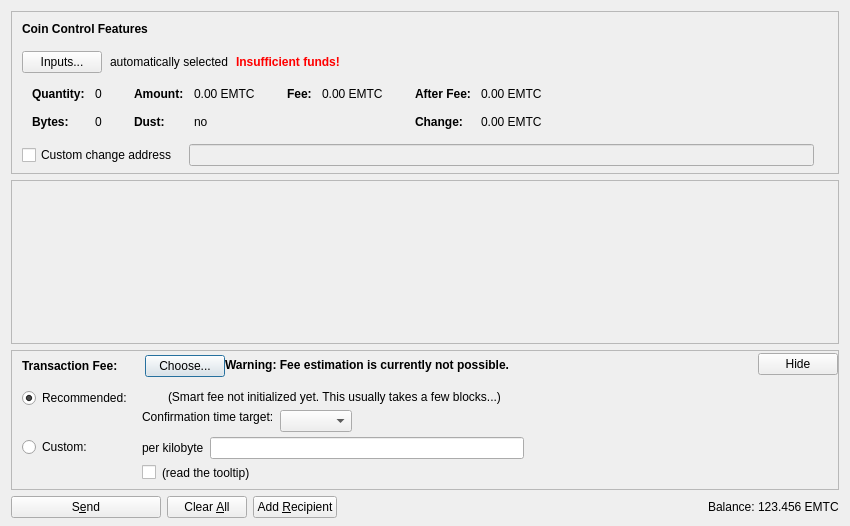
<?xml version="1.0" encoding="UTF-8"?>
<ui version="4.0">
 <class>SendCoinsDialog</class>
 <widget class="QDialog" name="SendCoinsDialog">
  <property name="geometry">
   <rect>
    <x>0</x>
    <y>0</y>
    <width>850</width>
    <height>526</height>
   </rect>
  </property>
  <property name="windowTitle">
   <string>Send Coins</string>
  </property>
  <layout class="QVBoxLayout" name="verticalLayout" stretch="0,1,0,0">
   <property name="bottomMargin">
    <number>8</number>
   </property>
   <item>
    <widget class="QFrame" name="frameCoinControl">
     <property name="sizePolicy">
      <sizepolicy hsizetype="Expanding" vsizetype="Expanding">
       <horstretch>0</horstretch>
       <verstretch>0</verstretch>
      </sizepolicy>
     </property>
     <property name="maximumSize">
      <size>
       <width>16777215</width>
       <height>16777215</height>
      </size>
     </property>
     <property name="frameShape">
      <enum>QFrame::StyledPanel</enum>
     </property>
     <property name="frameShadow">
      <enum>QFrame::Sunken</enum>
     </property>
     <layout class="QVBoxLayout" name="verticalLayoutCoinControl2">
      <property name="spacing">
       <number>0</number>
      </property>
      <property name="leftMargin">
       <number>0</number>
      </property>
      <property name="topMargin">
       <number>0</number>
      </property>
      <property name="rightMargin">
       <number>0</number>
      </property>
      <property name="bottomMargin">
       <number>6</number>
      </property>
      <item>
       <layout class="QVBoxLayout" name="verticalLayoutCoinControl" stretch="0,0,0,0,1">
        <property name="spacing">
         <number>0</number>
        </property>
        <property name="leftMargin">
         <number>10</number>
        </property>
        <property name="topMargin">
         <number>10</number>
        </property>
        <item>
         <layout class="QHBoxLayout" name="horizontalLayoutCoinControl1">
          <property name="bottomMargin">
           <number>15</number>
          </property>
          <item>
           <widget class="QLabel" name="labelCoinControlFeatures">
            <property name="sizePolicy">
             <sizepolicy hsizetype="Preferred" vsizetype="Maximum">
              <horstretch>0</horstretch>
              <verstretch>0</verstretch>
             </sizepolicy>
            </property>
            <property name="font">
             <font>
              <weight>75</weight>
              <bold>true</bold>
             </font>
            </property>
            <property name="styleSheet">
             <string notr="true">font-weight:bold;</string>
            </property>
            <property name="text">
             <string>Coin Control Features</string>
            </property>
           </widget>
          </item>
         </layout>
        </item>
        <item>
         <layout class="QHBoxLayout" name="horizontalLayoutCoinControl2" stretch="0,0,0,0">
          <property name="spacing">
           <number>8</number>
          </property>
          <property name="bottomMargin">
           <number>10</number>
          </property>
          <item>
           <widget class="QPushButton" name="pushButtonCoinControl">
            <property name="styleSheet">
             <string notr="true"/>
            </property>
            <property name="text">
             <string>Inputs...</string>
            </property>
            <property name="autoDefault">
             <bool>false</bool>
            </property>
           </widget>
          </item>
          <item>
           <widget class="QLabel" name="labelCoinControlAutomaticallySelected">
            <property name="text">
             <string>automatically selected</string>
            </property>
            <property name="margin">
             <number>5</number>
            </property>
           </widget>
          </item>
          <item>
           <widget class="QLabel" name="labelCoinControlInsuffFunds">
            <property name="font">
             <font>
              <weight>75</weight>
              <bold>true</bold>
             </font>
            </property>
            <property name="styleSheet">
             <string notr="true">color:red;font-weight:bold;</string>
            </property>
            <property name="text">
             <string>Insufficient funds!</string>
            </property>
            <property name="margin">
             <number>5</number>
            </property>
           </widget>
          </item>
          <item>
           <spacer name="horizontalSpacerCoinControl">
            <property name="orientation">
             <enum>Qt::Horizontal</enum>
            </property>
            <property name="sizeHint" stdset="0">
             <size>
              <width>40</width>
              <height>1</height>
             </size>
            </property>
           </spacer>
          </item>
         </layout>
        </item>
        <item>
         <widget class="QWidget" name="widgetCoinControl" native="true">
          <property name="sizePolicy">
           <sizepolicy hsizetype="Preferred" vsizetype="Preferred">
            <horstretch>0</horstretch>
            <verstretch>0</verstretch>
           </sizepolicy>
          </property>
          <property name="minimumSize">
           <size>
            <width>0</width>
            <height>0</height>
           </size>
          </property>
          <property name="styleSheet">
           <string notr="true"/>
          </property>
          <layout class="QHBoxLayout" name="horizontalLayoutCoinControl5">
           <property name="leftMargin">
            <number>0</number>
           </property>
           <property name="topMargin">
            <number>0</number>
           </property>
           <property name="rightMargin">
            <number>0</number>
           </property>
           <property name="bottomMargin">
            <number>0</number>
           </property>
           <item>
            <layout class="QHBoxLayout" name="horizontalLayoutCoinControl3" stretch="0,0,0,1">
             <property name="spacing">
              <number>20</number>
             </property>
             <property name="topMargin">
              <number>0</number>
             </property>
             <property name="bottomMargin">
              <number>10</number>
             </property>
             <item>
              <layout class="QFormLayout" name="formLayoutCoinControl1">
               <property name="horizontalSpacing">
                <number>10</number>
               </property>
               <property name="verticalSpacing">
                <number>14</number>
               </property>
               <property name="leftMargin">
                <number>10</number>
               </property>
               <property name="topMargin">
                <number>4</number>
               </property>
               <property name="rightMargin">
                <number>6</number>
               </property>
               <item row="0" column="0">
                <widget class="QLabel" name="labelCoinControlQuantityText">
                 <property name="font">
                  <font>
                   <weight>75</weight>
                   <bold>true</bold>
                  </font>
                 </property>
                 <property name="text">
                  <string>Quantity:</string>
                 </property>
                 <property name="margin">
                  <number>0</number>
                 </property>
                </widget>
               </item>
               <item row="0" column="1">
                <widget class="QLabel" name="labelCoinControlQuantity">
                 <property name="cursor">
                  <cursorShape>IBeamCursor</cursorShape>
                 </property>
                 <property name="contextMenuPolicy">
                  <enum>Qt::ActionsContextMenu</enum>
                 </property>
                 <property name="text">
                  <string notr="true">0</string>
                 </property>
                 <property name="margin">
                  <number>0</number>
                 </property>
                 <property name="textInteractionFlags">
                  <set>Qt::LinksAccessibleByMouse|Qt::TextSelectableByKeyboard|Qt::TextSelectableByMouse</set>
                 </property>
                </widget>
               </item>
               <item row="1" column="0">
                <widget class="QLabel" name="labelCoinControlBytesText">
                 <property name="font">
                  <font>
                   <weight>75</weight>
                   <bold>true</bold>
                  </font>
                 </property>
                 <property name="text">
                  <string>Bytes:</string>
                 </property>
                </widget>
               </item>
               <item row="1" column="1">
                <widget class="QLabel" name="labelCoinControlBytes">
                 <property name="cursor">
                  <cursorShape>IBeamCursor</cursorShape>
                 </property>
                 <property name="contextMenuPolicy">
                  <enum>Qt::ActionsContextMenu</enum>
                 </property>
                 <property name="text">
                  <string notr="true">0</string>
                 </property>
                 <property name="textInteractionFlags">
                  <set>Qt::LinksAccessibleByMouse|Qt::TextSelectableByKeyboard|Qt::TextSelectableByMouse</set>
                 </property>
                </widget>
               </item>
              </layout>
             </item>
             <item>
              <layout class="QFormLayout" name="formLayoutCoinControl2">
               <property name="horizontalSpacing">
                <number>10</number>
               </property>
               <property name="verticalSpacing">
                <number>14</number>
               </property>
               <property name="leftMargin">
                <number>6</number>
               </property>
               <property name="topMargin">
                <number>4</number>
               </property>
               <property name="rightMargin">
                <number>6</number>
               </property>
               <item row="0" column="0">
                <widget class="QLabel" name="labelCoinControlAmountText">
                 <property name="font">
                  <font>
                   <weight>75</weight>
                   <bold>true</bold>
                  </font>
                 </property>
                 <property name="text">
                  <string>Amount:</string>
                 </property>
                 <property name="margin">
                  <number>0</number>
                 </property>
                </widget>
               </item>
               <item row="0" column="1">
                <widget class="QLabel" name="labelCoinControlAmount">
                 <property name="cursor">
                  <cursorShape>IBeamCursor</cursorShape>
                 </property>
                 <property name="contextMenuPolicy">
                  <enum>Qt::ActionsContextMenu</enum>
                 </property>
                 <property name="text">
                  <string notr="true">0.00 EMTC</string>
                 </property>
                 <property name="textInteractionFlags">
                  <set>Qt::LinksAccessibleByMouse|Qt::TextSelectableByKeyboard|Qt::TextSelectableByMouse</set>
                 </property>
                </widget>
               </item>
               <item row="1" column="0">
                <widget class="QLabel" name="labelCoinControlLowOutputText">
                 <property name="font">
                  <font>
                   <weight>75</weight>
                   <bold>true</bold>
                  </font>
                 </property>
                 <property name="text">
                  <string>Dust:</string>
                 </property>
                </widget>
               </item>
               <item row="1" column="1">
                <widget class="QLabel" name="labelCoinControlLowOutput">
                 <property name="cursor">
                  <cursorShape>IBeamCursor</cursorShape>
                 </property>
                 <property name="contextMenuPolicy">
                  <enum>Qt::ActionsContextMenu</enum>
                 </property>
                 <property name="text">
                  <string notr="true">no</string>
                 </property>
                 <property name="textInteractionFlags">
                  <set>Qt::LinksAccessibleByMouse|Qt::TextSelectableByKeyboard|Qt::TextSelectableByMouse</set>
                 </property>
                </widget>
               </item>
              </layout>
             </item>
             <item>
              <layout class="QFormLayout" name="formLayoutCoinControl3">
               <property name="horizontalSpacing">
                <number>10</number>
               </property>
               <property name="verticalSpacing">
                <number>14</number>
               </property>
               <property name="leftMargin">
                <number>6</number>
               </property>
               <property name="topMargin">
                <number>4</number>
               </property>
               <property name="rightMargin">
                <number>6</number>
               </property>
               <item row="0" column="0">
                <widget class="QLabel" name="labelCoinControlFeeText">
                 <property name="font">
                  <font>
                   <weight>75</weight>
                   <bold>true</bold>
                  </font>
                 </property>
                 <property name="text">
                  <string>Fee:</string>
                 </property>
                 <property name="margin">
                  <number>0</number>
                 </property>
                </widget>
               </item>
               <item row="0" column="1">
                <widget class="QLabel" name="labelCoinControlFee">
                 <property name="cursor">
                  <cursorShape>IBeamCursor</cursorShape>
                 </property>
                 <property name="contextMenuPolicy">
                  <enum>Qt::ActionsContextMenu</enum>
                 </property>
                 <property name="text">
                  <string notr="true">0.00 EMTC</string>
                 </property>
                 <property name="textInteractionFlags">
                  <set>Qt::LinksAccessibleByMouse|Qt::TextSelectableByKeyboard|Qt::TextSelectableByMouse</set>
                 </property>
                </widget>
               </item>
              </layout>
             </item>
             <item>
              <layout class="QFormLayout" name="formLayoutCoinControl4">
               <property name="horizontalSpacing">
                <number>10</number>
               </property>
               <property name="verticalSpacing">
                <number>14</number>
               </property>
               <property name="leftMargin">
                <number>6</number>
               </property>
               <property name="topMargin">
                <number>4</number>
               </property>
               <property name="rightMargin">
                <number>6</number>
               </property>
               <item row="0" column="0">
                <widget class="QLabel" name="labelCoinControlAfterFeeText">
                 <property name="font">
                  <font>
                   <weight>75</weight>
                   <bold>true</bold>
                  </font>
                 </property>
                 <property name="text">
                  <string>After Fee:</string>
                 </property>
                 <property name="margin">
                  <number>0</number>
                 </property>
                </widget>
               </item>
               <item row="0" column="1">
                <widget class="QLabel" name="labelCoinControlAfterFee">
                 <property name="cursor">
                  <cursorShape>IBeamCursor</cursorShape>
                 </property>
                 <property name="contextMenuPolicy">
                  <enum>Qt::ActionsContextMenu</enum>
                 </property>
                 <property name="text">
                  <string notr="true">0.00 EMTC</string>
                 </property>
                 <property name="textInteractionFlags">
                  <set>Qt::LinksAccessibleByMouse|Qt::TextSelectableByKeyboard|Qt::TextSelectableByMouse</set>
                 </property>
                </widget>
               </item>
               <item row="1" column="0">
                <widget class="QLabel" name="labelCoinControlChangeText">
                 <property name="font">
                  <font>
                   <weight>75</weight>
                   <bold>true</bold>
                  </font>
                 </property>
                 <property name="text">
                  <string>Change:</string>
                 </property>
                </widget>
               </item>
               <item row="1" column="1">
                <widget class="QLabel" name="labelCoinControlChange">
                 <property name="cursor">
                  <cursorShape>IBeamCursor</cursorShape>
                 </property>
                 <property name="contextMenuPolicy">
                  <enum>Qt::ActionsContextMenu</enum>
                 </property>
                 <property name="text">
                  <string notr="true">0.00 EMTC</string>
                 </property>
                 <property name="textInteractionFlags">
                  <set>Qt::LinksAccessibleByMouse|Qt::TextSelectableByKeyboard|Qt::TextSelectableByMouse</set>
                 </property>
                </widget>
               </item>
              </layout>
             </item>
            </layout>
           </item>
          </layout>
         </widget>
        </item>
        <item>
         <layout class="QHBoxLayout" name="horizontalLayoutCoinControl4" stretch="0,0,0">
          <property name="spacing">
           <number>12</number>
          </property>
          <property name="sizeConstraint">
           <enum>QLayout::SetDefaultConstraint</enum>
          </property>
          <property name="topMargin">
           <number>5</number>
          </property>
          <property name="rightMargin">
           <number>5</number>
          </property>
          <item>
           <widget class="QCheckBox" name="checkBoxCoinControlChange">
            <property name="toolTip">
             <string>If this is activated, but the change address is empty or invalid, change will be sent to a newly generated address.</string>
            </property>
            <property name="text">
             <string>Custom change address</string>
            </property>
           </widget>
          </item>
          <item>
           <widget class="QValidatedLineEdit" name="lineEditCoinControlChange">
            <property name="enabled">
             <bool>false</bool>
            </property>
            <property name="sizePolicy">
             <sizepolicy hsizetype="Expanding" vsizetype="Fixed">
              <horstretch>0</horstretch>
              <verstretch>0</verstretch>
             </sizepolicy>
            </property>
           </widget>
          </item>
          <item>
           <widget class="QLabel" name="labelCoinControlChangeLabel">
            <property name="sizePolicy">
             <sizepolicy hsizetype="Preferred" vsizetype="Expanding">
              <horstretch>0</horstretch>
              <verstretch>0</verstretch>
             </sizepolicy>
            </property>
            <property name="minimumSize">
             <size>
              <width>0</width>
              <height>0</height>
             </size>
            </property>
            <property name="text">
             <string/>
            </property>
            <property name="margin">
             <number>3</number>
            </property>
           </widget>
          </item>
         </layout>
        </item>
        <item>
         <spacer name="verticalSpacerCoinControl">
          <property name="orientation">
           <enum>Qt::Vertical</enum>
          </property>
          <property name="sizeHint" stdset="0">
           <size>
            <width>800</width>
            <height>1</height>
           </size>
          </property>
         </spacer>
        </item>
       </layout>
      </item>
     </layout>
    </widget>
   </item>
   <item>
    <widget class="QScrollArea" name="scrollArea">
     <property name="widgetResizable">
      <bool>true</bool>
     </property>
     <widget class="QWidget" name="scrollAreaWidgetContents">
      <property name="geometry">
       <rect>
        <x>0</x>
        <y>0</y>
        <width>830</width>
        <height>104</height>
       </rect>
      </property>
      <layout class="QVBoxLayout" name="verticalLayout_2" stretch="0,1">
       <property name="leftMargin">
        <number>0</number>
       </property>
       <property name="topMargin">
        <number>0</number>
       </property>
       <property name="rightMargin">
        <number>0</number>
       </property>
       <property name="bottomMargin">
        <number>0</number>
       </property>
       <item>
        <layout class="QVBoxLayout" name="entries">
         <property name="spacing">
          <number>6</number>
         </property>
        </layout>
       </item>
       <item>
        <spacer name="verticalSpacer">
         <property name="orientation">
          <enum>Qt::Vertical</enum>
         </property>
         <property name="sizeHint" stdset="0">
          <size>
           <width>20</width>
           <height>40</height>
          </size>
         </property>
        </spacer>
       </item>
      </layout>
     </widget>
    </widget>
   </item>
   <item>
    <widget class="QFrame" name="frameFee">
     <property name="sizePolicy">
      <sizepolicy hsizetype="Expanding" vsizetype="Expanding">
       <horstretch>0</horstretch>
       <verstretch>0</verstretch>
      </sizepolicy>
     </property>
     <property name="maximumSize">
      <size>
       <width>16777215</width>
       <height>16777215</height>
      </size>
     </property>
     <property name="frameShape">
      <enum>QFrame::StyledPanel</enum>
     </property>
     <property name="frameShadow">
      <enum>QFrame::Sunken</enum>
     </property>
     <layout class="QVBoxLayout" name="verticalLayoutFee1">
      <property name="spacing">
       <number>0</number>
      </property>
      <property name="leftMargin">
       <number>0</number>
      </property>
      <property name="topMargin">
       <number>0</number>
      </property>
      <property name="rightMargin">
       <number>0</number>
      </property>
      <property name="bottomMargin">
       <number>0</number>
      </property>
      <item>
       <layout class="QVBoxLayout" name="verticalLayoutFee2" stretch="0,0,0">
        <property name="spacing">
         <number>0</number>
        </property>
        <property name="leftMargin">
         <number>10</number>
        </property>
        <property name="topMargin">
         <number>0</number>
        </property>
        <item>
         <layout class="QHBoxLayout" name="horizontalLayoutFee1">
          <property name="bottomMargin">
           <number>0</number>
          </property>
          <item>
           <layout class="QVBoxLayout" name="verticalLayoutFee7">
            <property name="spacing">
             <number>0</number>
            </property>
            <item>
             <spacer name="verticalSpacerSmartFee">
              <property name="orientation">
               <enum>Qt::Vertical</enum>
              </property>
              <property name="sizeType">
               <enum>QSizePolicy::Fixed</enum>
              </property>
              <property name="sizeHint" stdset="0">
               <size>
                <width>1</width>
                <height>4</height>
               </size>
              </property>
             </spacer>
            </item>
            <item>
             <layout class="QHBoxLayout" name="horizontalLayoutSmartFee">
              <property name="spacing">
               <number>10</number>
              </property>
              <item>
               <widget class="QLabel" name="labelFeeHeadline">
                <property name="sizePolicy">
                 <sizepolicy hsizetype="Preferred" vsizetype="Maximum">
                  <horstretch>0</horstretch>
                  <verstretch>0</verstretch>
                 </sizepolicy>
                </property>
                <property name="font">
                 <font>
                  <weight>75</weight>
                  <bold>true</bold>
                 </font>
                </property>
                <property name="styleSheet">
                 <string notr="true">font-weight:bold;</string>
                </property>
                <property name="text">
                 <string>Transaction Fee:</string>
                </property>
               </widget>
              </item>
              <item>
               <widget class="QLabel" name="labelFeeMinimized">
                <property name="text">
                 <string/>
                </property>
               </widget>
              </item>
              <item>
               <widget class="QPushButton" name="buttonChooseFee">
                <property name="text">
                 <string>Choose...</string>
                </property>
               </widget>
              </item>
             </layout>
            </item>
            <item>
             <spacer name="verticalSpacer_5">
              <property name="orientation">
               <enum>Qt::Vertical</enum>
              </property>
              <property name="sizeHint" stdset="0">
               <size>
                <width>1</width>
                <height>1</height>
               </size>
              </property>
             </spacer>
            </item>
           </layout>
          </item>
          <item>
           <widget class="QLabel" name="fallbackFeeWarningLabel">
            <property name="toolTip">
             <string>Using the fallbackfee can result in sending a transaction that will take several hours or days (or never) to confirm. Consider choosing your fee manually or wait until you have validated the complete chain.</string>
            </property>
            <property name="font">
            <font>
                <weight>75</weight>
                <bold>true</bold>
            </font>
            </property>
            <property name="text">
             <string>Warning: Fee estimation is currently not possible.</string>
            </property>
            <property name="wordWrap">
             <bool>false</bool>
            </property>
           </widget>
          </item>
          <item>
           <spacer name="horizontalSpacer_4">
            <property name="orientation">
             <enum>Qt::Horizontal</enum>
            </property>
            <property name="sizeType">
             <enum>QSizePolicy::MinimumExpanding</enum>
            </property>
            <property name="sizeHint" stdset="0">
             <size>
              <width>40</width>
              <height>20</height>
             </size>
            </property>
           </spacer>
          </item>
          <item>
           <widget class="QPushButton" name="buttonMinimizeFee">
            <property name="toolTip">
             <string>collapse fee-settings</string>
            </property>
            <property name="text">
             <string>Hide</string>
            </property>
           </widget>
          </item>
         </layout>
        </item>
        <item>
         <widget class="QFrame" name="frameFeeSelection">
          <layout class="QVBoxLayout" name="verticalLayoutFee12">
           <property name="spacing">
            <number>0</number>
           </property>
           <property name="leftMargin">
            <number>0</number>
           </property>
           <property name="topMargin">
            <number>0</number>
           </property>
           <property name="rightMargin">
            <number>0</number>
           </property>
           <property name="bottomMargin">
            <number>0</number>
           </property>
           <item>
            <layout class="QGridLayout" name="gridLayoutFee">
             <property name="topMargin">
              <number>10</number>
             </property>
             <property name="bottomMargin">
              <number>4</number>
             </property>
             <property name="horizontalSpacing">
              <number>10</number>
             </property>
             <property name="verticalSpacing">
              <number>4</number>
             </property>
             <item row="1" column="1">
              <layout class="QVBoxLayout" name="verticalLayoutFee8">
               <property name="spacing">
                <number>6</number>
               </property>
               <item>
                <layout class="QHBoxLayout" name="horizontalLayoutFee13">
                 <item>
                  <widget class="QLabel" name="labelCustomPerKilobyte">
                   <property name="toolTip">
                    <string>If the custom fee is set to 1000 satoshis and the transaction is only 250 bytes, then &quot;per kilobyte&quot; only pays 250 satoshis in fee, while &quot;total at least&quot; pays 1000 satoshis. For transactions bigger than a kilobyte both pay by kilobyte.</string>
                   </property>
                   <property name="text">
                    <string>per kilobyte</string>
                   </property>
                  </widget>
                 </item>
                 <item>
                  <widget class="BitcoinAmountField" name="customFee"/>
                 </item>
                 <item>
                  <spacer name="horizontalSpacer_6">
                   <property name="orientation">
                    <enum>Qt::Horizontal</enum>
                   </property>
                   <property name="sizeHint" stdset="0">
                    <size>
                     <width>1</width>
                     <height>1</height>
                    </size>
                   </property>
                  </spacer>
                 </item>
                </layout>
               </item>
               <item>
                <layout class="QHBoxLayout" name="horizontalLayoutFee8">
                 <item>
                  <widget class="QCheckBox" name="checkBoxMinimumFee">
                   <property name="toolTip">
                    <string>Paying only the minimum fee is just fine as long as there is less transaction volume than space in the blocks. But be aware that this can end up in a never confirming transaction once there is more demand for emptcoin transactions than the network can process.</string>
                   </property>
                   <property name="text">
                    <string/>
                   </property>
                  </widget>
                 </item>
                 <item>
                  <widget class="QLabel" name="labelMinFeeWarning">
                   <property name="enabled">
                    <bool>true</bool>
                   </property>
                   <property name="toolTip">
                    <string>Paying only the minimum fee is just fine as long as there is less transaction volume than space in the blocks. But be aware that this can end up in a never confirming transaction once there is more demand for emptcoin transactions than the network can process.</string>
                   </property>
                   <property name="text">
                    <string>(read the tooltip)</string>
                   </property>
                   <property name="margin">
                    <number>5</number>
                   </property>
                  </widget>
                 </item>
                 <item>
                  <spacer name="horizontalSpacer_2">
                   <property name="orientation">
                    <enum>Qt::Horizontal</enum>
                   </property>
                   <property name="sizeHint" stdset="0">
                    <size>
                     <width>1</width>
                     <height>1</height>
                    </size>
                   </property>
                  </spacer>
                 </item>
                </layout>
               </item>
              </layout>
             </item>
             <item row="0" column="0">
              <layout class="QVBoxLayout" name="verticalLayoutFee4" stretch="0,1">
               <item>
                <widget class="QRadioButton" name="radioSmartFee">
                 <property name="text">
                  <string>Recommended:</string>
                 </property>
                 <property name="checked">
                  <bool>true</bool>
                 </property>
                 <attribute name="buttonGroup">
                  <string notr="true">groupFee</string>
                 </attribute>
                </widget>
               </item>
               <item>
                <spacer name="verticalSpacer_2">
                 <property name="orientation">
                  <enum>Qt::Vertical</enum>
                 </property>
                 <property name="sizeHint" stdset="0">
                  <size>
                   <width>1</width>
                   <height>1</height>
                  </size>
                 </property>
                </spacer>
               </item>
              </layout>
             </item>
             <item row="1" column="0">
              <layout class="QVBoxLayout" name="verticalLayoutFee9" stretch="0,1">
               <item>
                <widget class="QRadioButton" name="radioCustomFee">
                 <property name="text">
                  <string>Custom:</string>
                 </property>
                 <attribute name="buttonGroup">
                  <string notr="true">groupFee</string>
                 </attribute>
                </widget>
               </item>
               <item>
                <spacer name="verticalSpacer_6">
                 <property name="orientation">
                  <enum>Qt::Vertical</enum>
                 </property>
                 <property name="sizeHint" stdset="0">
                  <size>
                   <width>1</width>
                   <height>1</height>
                  </size>
                 </property>
                </spacer>
               </item>
              </layout>
             </item>
             <item row="0" column="1">
              <layout class="QVBoxLayout" name="verticalLayoutFee3" stretch="0,0,1">
               <property name="spacing">
                <number>6</number>
               </property>
               <property name="topMargin">
                <number>2</number>
               </property>
               <item>
                <layout class="QHBoxLayout" name="horizontalLayoutFee12">
                 <item>
                  <widget class="QLabel" name="labelSmartFee">
                   <property name="text">
                    <string/>
                   </property>
                   <property name="margin">
                    <number>2</number>
                   </property>
                  </widget>
                 </item>
                 <item>
                  <widget class="QLabel" name="labelFeeEstimation">
                   <property name="text">
                    <string/>
                   </property>
                  </widget>
                 </item>
                 <item>
                  <widget class="QLabel" name="labelSmartFee2">
                   <property name="text">
                    <string>(Smart fee not initialized yet. This usually takes a few blocks...)</string>
                   </property>
                   <property name="margin">
                    <number>2</number>
                   </property>
                  </widget>
                 </item>
                 <item>
                  <spacer name="horizontalSpacer_5">
                   <property name="orientation">
                    <enum>Qt::Horizontal</enum>
                   </property>
                   <property name="sizeHint" stdset="0">
                    <size>
                     <width>1</width>
                     <height>1</height>
                    </size>
                   </property>
                  </spacer>
                 </item>
                </layout>
               </item>
               <item>
                <layout class="QHBoxLayout" name="horizontalLayoutFee9">
                 <item>
                  <layout class="QVBoxLayout" name="verticalLayoutFee6">
                   <item>
                    <widget class="QLabel" name="labelSmartFee3">
                     <property name="text">
                      <string>Confirmation time target:</string>
                     </property>
                     <property name="margin">
                      <number>2</number>
                     </property>
                    </widget>
                   </item>
                   <item>
                    <spacer name="verticalSpacer_3">
                     <property name="orientation">
                      <enum>Qt::Vertical</enum>
                     </property>
                     <property name="sizeHint" stdset="0">
                      <size>
                       <width>1</width>
                       <height>1</height>
                      </size>
                     </property>
                    </spacer>
                   </item>
                  </layout>
                 </item>
                 <item>
                  <layout class="QVBoxLayout" name="verticalLayoutFee5">
                   <property name="rightMargin">
                    <number>30</number>
                   </property>
                   <item>
                    <layout class="QHBoxLayout" name="horizontalLayoutConfTarget">
                     <property name="bottomMargin">
                      <number>0</number>
                     </property>
                     <item>
                      <widget class="QComboBox" name="confTargetSelector"/>
                     </item>
                     <item>
                      <spacer name="horizontalSpacerConfTarget">
                       <property name="orientation">
                        <enum>Qt::Horizontal</enum>
                       </property>
                       <property name="sizeHint" stdset="0">
                        <size>
                         <width>40</width>
                         <height>20</height>
                        </size>
                       </property>
                      </spacer>
                     </item>
                    </layout>
                   </item>
                  </layout>
                 </item>
                </layout>
               </item>
               <item>
                <spacer name="verticalSpacer_4">
                 <property name="orientation">
                  <enum>Qt::Vertical</enum>
                 </property>
                 <property name="sizeHint" stdset="0">
                  <size>
                   <width>1</width>
                   <height>1</height>
                  </size>
                 </property>
                </spacer>
               </item>
              </layout>
             </item>
            </layout>
           </item>
          </layout>
         </widget>
        </item>
        <item>
         <spacer name="verticalSpacerFee">
          <property name="orientation">
           <enum>Qt::Vertical</enum>
          </property>
          <property name="sizeHint" stdset="0">
           <size>
            <width>40</width>
            <height>5</height>
           </size>
          </property>
         </spacer>
        </item>
       </layout>
      </item>
     </layout>
    </widget>
   </item>
   <item>
    <layout class="QHBoxLayout" name="horizontalLayout">
     <item>
      <widget class="QPushButton" name="sendButton">
       <property name="minimumSize">
        <size>
         <width>150</width>
         <height>0</height>
        </size>
       </property>
       <property name="toolTip">
        <string>Confirm the send action</string>
       </property>
       <property name="text">
        <string>S&amp;end</string>
       </property>
       <property name="icon">
        <iconset resource="../bitcoin.qrc">
         <normaloff>:/icons/send</normaloff>:/icons/send</iconset>
       </property>
       <property name="autoDefault">
        <bool>false</bool>
       </property>
       <property name="default">
        <bool>false</bool>
       </property>
      </widget>
     </item>
     <item>
      <widget class="QPushButton" name="clearButton">
       <property name="sizePolicy">
        <sizepolicy hsizetype="Minimum" vsizetype="Fixed">
         <horstretch>0</horstretch>
         <verstretch>0</verstretch>
        </sizepolicy>
       </property>
       <property name="toolTip">
        <string>Clear all fields of the form.</string>
       </property>
       <property name="text">
        <string>Clear &amp;All</string>
       </property>
       <property name="icon">
        <iconset resource="../bitcoin.qrc">
         <normaloff>:/icons/remove</normaloff>:/icons/remove</iconset>
       </property>
       <property name="autoDefault">
        <bool>false</bool>
       </property>
      </widget>
     </item>
     <item>
      <widget class="QPushButton" name="addButton">
       <property name="toolTip">
        <string>Send to multiple recipients at once</string>
       </property>
       <property name="text">
        <string>Add &amp;Recipient</string>
       </property>
       <property name="icon">
        <iconset resource="../bitcoin.qrc">
         <normaloff>:/icons/add</normaloff>:/icons/add</iconset>
       </property>
       <property name="autoDefault">
        <bool>false</bool>
       </property>
      </widget>
     </item>
     <item>
      <spacer name="horizontalSpacer">
       <property name="orientation">
        <enum>Qt::Horizontal</enum>
       </property>
       <property name="sizeHint" stdset="0">
        <size>
         <width>40</width>
         <height>20</height>
        </size>
       </property>
      </spacer>
     </item>
     <item>
      <layout class="QHBoxLayout" name="horizontalLayout_2">
       <property name="spacing">
        <number>3</number>
       </property>
       <item>
        <widget class="QLabel" name="label">
         <property name="sizePolicy">
          <sizepolicy hsizetype="Preferred" vsizetype="Fixed">
           <horstretch>0</horstretch>
           <verstretch>0</verstretch>
          </sizepolicy>
         </property>
         <property name="text">
          <string>Balance:</string>
         </property>
        </widget>
       </item>
       <item>
        <widget class="QLabel" name="labelBalance">
         <property name="sizePolicy">
          <sizepolicy hsizetype="Preferred" vsizetype="Fixed">
           <horstretch>0</horstretch>
           <verstretch>0</verstretch>
          </sizepolicy>
         </property>
         <property name="cursor">
          <cursorShape>IBeamCursor</cursorShape>
         </property>
         <property name="text">
          <string notr="true">123.456 EMTC</string>
         </property>
         <property name="textInteractionFlags">
          <set>Qt::LinksAccessibleByMouse|Qt::TextSelectableByKeyboard|Qt::TextSelectableByMouse</set>
         </property>
        </widget>
       </item>
      </layout>
     </item>
    </layout>
   </item>
  </layout>
 </widget>
 <customwidgets>
  <customwidget>
   <class>QValidatedLineEdit</class>
   <extends>QLineEdit</extends>
   <header>qvalidatedlineedit.h</header>
  </customwidget>
  <customwidget>
   <class>BitcoinAmountField</class>
   <extends>QLineEdit</extends>
   <header>bitcoinamountfield.h</header>
   <container>1</container>
  </customwidget>
 </customwidgets>
 <resources>
  <include location="../bitcoin.qrc"/>
 </resources>
 <connections/>
 <buttongroups>
  <buttongroup name="groupFee"/>
 </buttongroups>
</ui>
